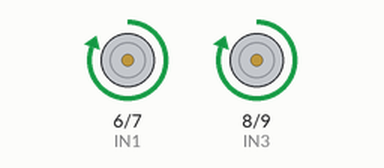
A sketch run on a simulated Arduino Uno, built with avr-gcc and run on an emulated ATmega328P. Parts: motor-driver pin pairs drawn as motors (green arrow = first pin HIGH = forward, orange = second pin HIGH = backward, longer = more drive, scaled by the enable pin).

Above: at 0.1 s.
At 0.8 s:
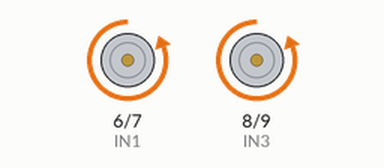
At 1.3 s:
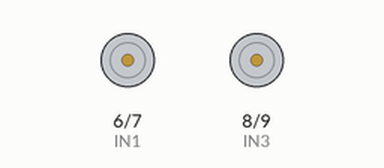
Timing chart, 0 to 2.9 s (numbered marks = the images above):
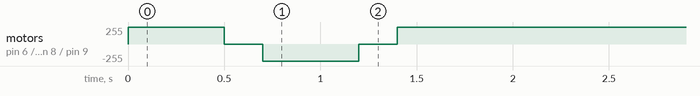

The sketch:

MOTOR_RUN.ino
```cpp
// FIRST MOTOR
int ENA= 5;
int IN1=6;
int IN2=7;

// SECOND MOTOR
int ENB=10;
int IN3=8;
int IN4=9;

void setup() {
  // FIRST MOTOR
  pinMode(ENA,OUTPUT);
  pinMode(IN1,OUTPUT);
  pinMode(IN2,OUTPUT);
  // put your setup code here, to run once:
  //MOTOR TWO
  pinMode(ENB,OUTPUT);
  pinMode(IN3,OUTPUT);
  pinMode(IN4,OUTPUT);

  //MOTORA TO RUN CLOCKWISE AT HIGH SPEED
  digitalWrite(IN1,HIGH);
  digitalWrite(IN2,LOW);
  analogWrite(ENA,255);
  //delay(500);

  //MOTORB TO RUN CLOCKWISE AT HIGH SPEED
  digitalWrite(IN3,HIGH);
  digitalWrite(IN4,LOW);
  digitalWrite(ENB,255);
  delay(500);

  //STOP THE MOTOR
  digitalWrite(IN1,LOW);
  digitalWrite(IN2,LOW);
  digitalWrite(IN3,LOW);
  digitalWrite(IN4,LOW);
  delay(200);

  // MOTOR TO RUN COUNTERCLOCKWISE
  digitalWrite(IN1,LOW);
  digitalWrite(IN2,HIGH);
  analogWrite(ENA,255);

  digitalWrite(IN3,LOW);
  digitalWrite(IN4,HIGH);
  analogWrite(ENB,255);
  delay(500);

  //STOP THE MOTOR
  digitalWrite(IN1,LOW);
  digitalWrite(IN2,LOW);
  digitalWrite(IN3,LOW);
  digitalWrite(IN4,LOW);
  delay(200);

  // MOTOR TO RUN CLOCKWISE AT FULL SPEED
  digitalWrite(IN1,HIGH);
  digitalWrite(IN2,LOW);
  analogWrite(ENA,255);
  digitalWrite(IN3,HIGH);
  digitalWrite(IN4,LOW);
  analogWrite(ENB,255);
  delay(10000);


}

void loop() {
  // put your main code here, to run repeatedly:

}
```
